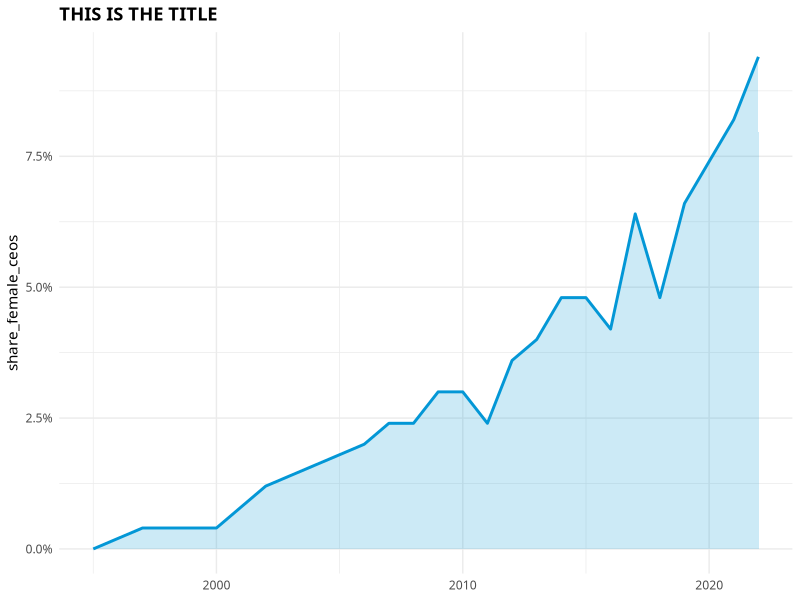
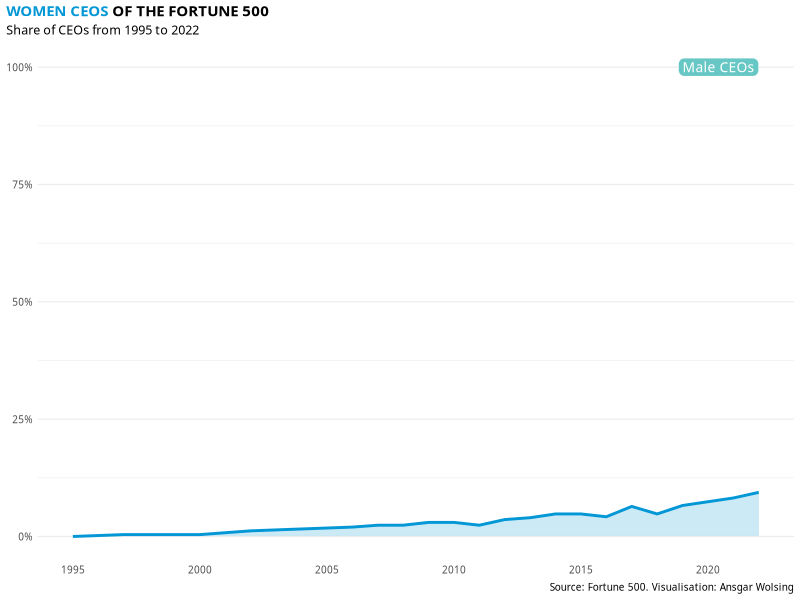

R code for these plots, in order:
library(tidyverse)
library(ggtext)
library(gganimate)
library(here)

base_path <- here("2023", "24")

#' UN Women Brand Identity: 
#' http://unwomen.org.pk/pakistan/uploads/UNWomen_Branding_Guidelines_and_Policy_on_Logo_Use.pdf

unw_pal_blue <- c("#0397d6", "#8bc0e8", "#6d6e70")
unw_pal_black <- c("#231f20", "#77787b", "#6d6e70")
unw_pal_secondary <- c("#A48771", "#DBD0C7")
unw_topic_pal <- c("#6cb33e", "#f15c22", "#67c7c5", "#ddb307", "#77278b",
                   "#d31145")
main_color <- unw_pal_blue[1]
font_family <- "Montserrat"


#' Source:
#' 
#' https://www.catalyst.org/wp-content/uploads/2019/05/Catalyst_Women_Fortune_CEOs_1972-2019_Historical_List_5.16.2019.pdf
#' https://en.wikipedia.org/wiki/List_of_women_CEOs_of_Fortune_500_companies

fortune500_female_ceos <- tribble(
  ~year, ~n_female_ceos,
  1995, 0,
  1996, 1,
  1997, 2,
  1998, 2,
  1999, 2,
  2000, 2,
  2001, 4,
  2002, 6,
  2003, 7,
  2004, 8,
  2005, 9,
  2006, 10,
  2007, 12,
  2008, 12,
  2009, 15,
  2010, 15,
  2011, 12,
  2012, 18, # Margaret “Meg” Whitman, Hewlett-Packard (No. 15)
  2013, 20,
  2014, 24, # Mary Barra, General Motors (No. 7)
  2015, 24, # Mary Barra, General Motors (No. 6)
  2016, 21,
  2017, 32,
  2018, 24,
  2019, 33, 
  2020, 37,
  2021, 41,
  2022, 47
)

fortune500_female_ceos %>% 
  mutate(share_female_ceos = n_female_ceos / 500) %>% 
  ggplot(aes(year, share_female_ceos)) +
  geom_area(col = main_color, fill = alpha(main_color, 0.2), size = 1) +
  scale_y_continuous(labels = scales::label_percent()) +
  labs(
    title = "THIS IS THE TITLE",
    x = NULL
  ) +
  theme_minimal(base_family = font_family) +
  theme(
    plot.background = element_rect(color = "white", fill = "white"),
    plot.title = element_markdown(face = "bold")
  )

fortune500_female_ceos <- fortune500_female_ceos %>% 
  mutate(share_female_ceos = n_female_ceos / 500,
         share_male_ceos = 1 - share_female_ceos) 

p <- fortune500_female_ceos %>% 
  ggplot(aes(year)) +
  geom_area(
    aes(y = share_female_ceos), 
    col = main_color, fill = alpha(main_color, 0.2), size = 1) +
  # geom_line(
  #   aes(y = share_male_ceos),
  #   col = unw_topic_pal[3], size = 0.7) +
  geom_label(
    aes(x = max(year), y = 1, label = "Male CEOs"),
    stat = "unique", family = "Montserrat Medium", hjust = 1, fill = unw_topic_pal[3],
    size = 3.5, color = "white", label.r = unit(1.5, "mm")
  ) + 
  scale_x_continuous(breaks = seq(1995, 2030, 5)) +
  scale_y_continuous(labels = scales::label_percent()
                     #, breaks = seq(0, 1, 0.1)
                     ) +
  labs(
    title = "<span style='color:#0397d6'>WOMEN CEOS</span> OF THE FORTUNE 500",
    subtitle = "Share of CEOs from 1995 to 2022",
    caption = "Source: Fortune 500. Visualisation: Ansgar Wolsing",
    x = NULL, y = NULL
  ) +
  theme_minimal(base_family = font_family, base_size = 9) +
  theme(
    plot.background = element_rect(color = "white", fill = "white"),
    plot.title = element_markdown(face = "bold"),
    plot.title.position = "plot",
    panel.grid.major.x = element_blank(),
    panel.grid.minor.x = element_blank()
  )
p

p_anim <- p + 
  transition_layers(layer_length = 1, transition_length = 2, from_blank = FALSE) + 
  view_follow(fixed_y = FALSE, exclude_layer = 3) +
  enter_drift(y_mod = -min(fortune500_female_ceos$share_male_ceos))

animate(p_anim,
        nframes = 5 * 12, start_pause = 10, end_pause = 10,
        res = 200, width = 5, height = 4, unit = "in")
anim_save(here(base_path, "24-un-women-ceos-animated.gif"))
